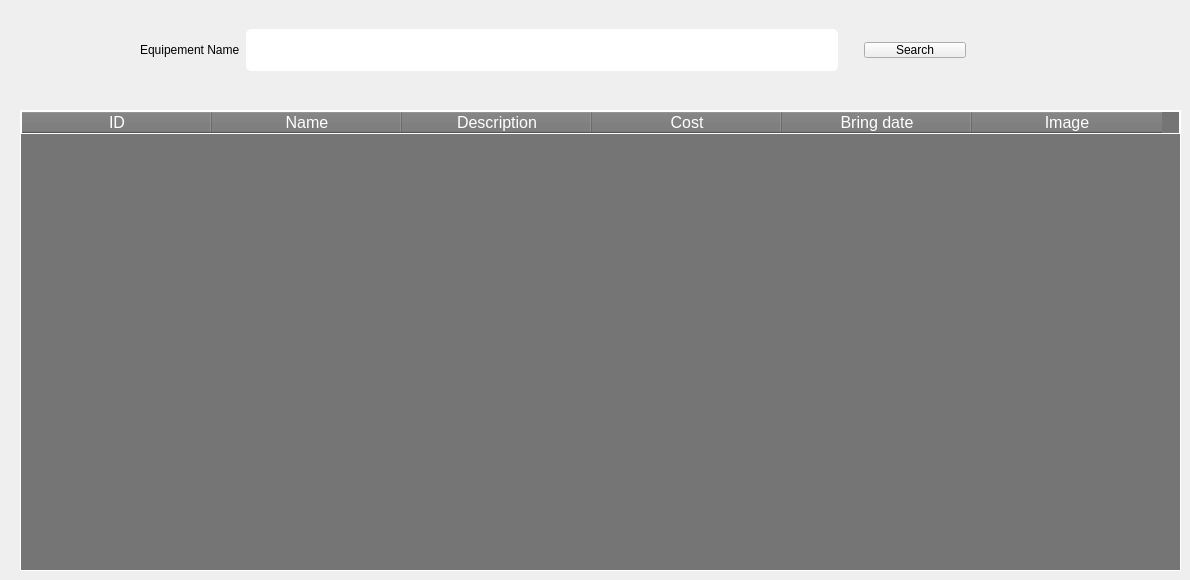
      <widget class="QWidget" name="tab_21">
       <attribute name="title">
        <string>Display Equipements</string>
       </attribute>
       <widget class="QWidget" name="horizontalLayoutWidget_53">
        <property name="geometry">
         <rect>
          <x>140</x>
          <y>10</y>
          <width>841</width>
          <height>80</height>
         </rect>
        </property>
        <layout class="QHBoxLayout" name="horizontalLayout_54">
         <item>
          <widget class="QLabel" name="label_60">
           <property name="styleSheet">
            <string notr="true">font: 600 11pt &quot;Segoe UI&quot;;</string>
           </property>
           <property name="text">
            <string>Equipement Name</string>
           </property>
          </widget>
         </item>
         <item>
          <widget class="QLineEdit" name="lineEdit_52">
           <property name="styleSheet">
            <string notr="true">border:1px solid white;
border-radius:5px;
color:white;
height:40px;
padding-left:10px;
font: 700 14pt &quot;Segoe UI&quot;;
width:60px;
margin-right:20px;
</string>
           </property>
          </widget>
         </item>
         <item>
          <widget class="QPushButton" name="pushButton_27">
           <property name="cursor">
            <cursorShape>PointingHandCursor</cursorShape>
           </property>
           <property name="styleSheet">
            <string notr="true">margin-right:15px;
width:100px;
font: 600 14pt &quot;Segoe UI&quot;;
heigth:60px;</string>
           </property>
           <property name="text">
            <string>Search</string>
           </property>
          </widget>
         </item>
        </layout>
       </widget>
       <widget class="QTableWidget" name="tableWidget_8">
        <property name="geometry">
         <rect>
          <x>20</x>
          <y>110</y>
          <width>1161</width>
          <height>461</height>
         </rect>
        </property>
        <property name="styleSheet">
         <string notr="true">border:0.5px solid white;
color:white;
background-color: rgb(117, 117, 117);
font-size:12pt;
font-weigth:600;</string>
        </property>
        <attribute name="horizontalHeaderDefaultSectionSize">
         <number>190</number>
        </attribute>
        <column>
         <property name="text">
          <string>ID</string>
         </property>
        </column>
        <column>
         <property name="text">
          <string>Name</string>
         </property>
        </column>
        <column>
         <property name="text">
          <string>Description</string>
         </property>
        </column>
        <column>
         <property name="text">
          <string>Cost</string>
         </property>
        </column>
        <column>
         <property name="text">
          <string>Bring date</string>
         </property>
        </column>
        <column>
         <property name="text">
          <string>Image</string>
         </property>
        </column>
       </widget>
      </widget>
